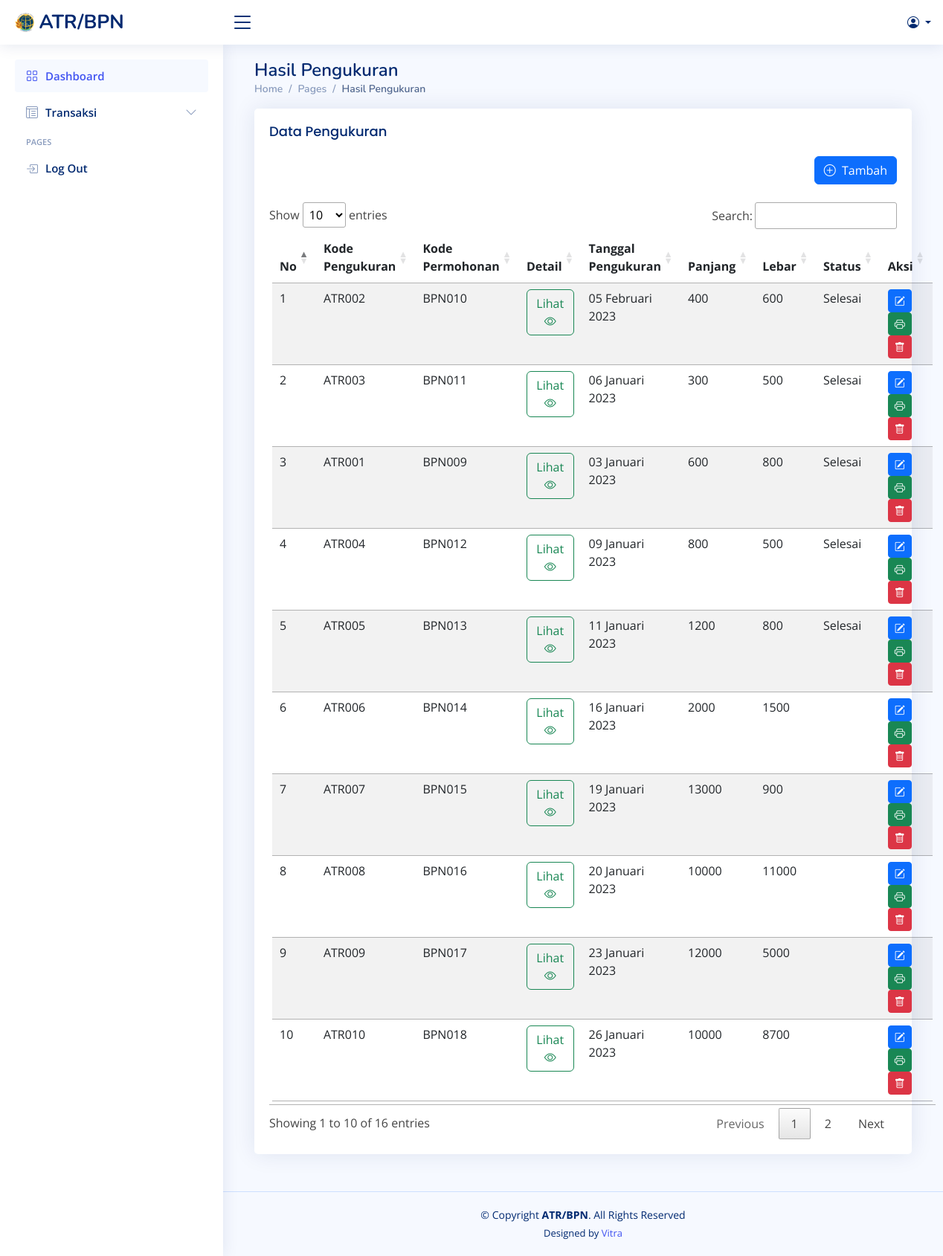
/index.php/hasilpengukuran/hasilpengukuran, run on the app's committed database.
### tables this page shows
CREATE TABLE `pengukuran` (
  `id_pengukuran` int(11) NOT NULL,
  `kode_ukur` varchar(10) NOT NULL,
  `kode_permohonan` varchar(10) NOT NULL,
  `id_pemohon` int(11) NOT NULL,
  `id_pegawai` int(11) NOT NULL,
  `tgl_pengukuran` date NOT NULL,
  `waktu` varchar(20) NOT NULL
);

CREATE TABLE `permohonan` (
  `id_permohonan` int(11) NOT NULL,
  `kode_permohonan` varchar(10) NOT NULL,
  `id_pemohon` int(11) NOT NULL,
  `alamat` varchar(50) NOT NULL,
  `kelurahan` varchar(50) NOT NULL,
  `kecamatan` varchar(40) NOT NULL,
  `telp` varchar(20) NOT NULL,
  `tgl_permohonan` date NOT NULL,
  `tgl_pendaftaran` timestamp NULL DEFAULT NULL
);

CREATE TABLE `hasil` (
  `id_hasil` int(11) NOT NULL,
  `kode_ukur` varchar(10) NOT NULL,
  `kode_hasil` varchar(15) NOT NULL,
  `panjang` double NOT NULL,
  `lebar` double NOT NULL,
  `nama_berkas` varchar(255) NOT NULL
);

CREATE TABLE `statusdoc` (
  `kode` varchar(10) NOT NULL,
  `status` varchar(20) NOT NULL
);

### application/controllers/hasilpengukuran/HasilPengukuran.php (called while the page is built, shortened)
<?php
class HasilPengukuran extends CI_Controller {
    public function index() {
        $data['title'] = "Hasil Pengukuran" ;
        $data['pengukuran'] = $this->db->query(
            "SELECT pk.id_pengukuran,pk.kode_ukur,pr.kode_permohonan,pr.alamat,pr.kelurahan,pr.kecamatan,p.telp as hp,p.nama_pemohon,pg.nama_pegawai,pg.telp,pk.tgl_pengukuran,s.status,h.kode_hasil,h.panjang,h.lebar,h.nama_berkas,h.id_hasil FROM pengukuran pk left join permohonan pr on pr.kode_permohonan = pk.kode_permohonan left join pemohon p on p.id_pemohon = pk.id_pemohon left join pegawai pg on pg.id_pegawai = pk.id_pegawai LEFT JOIN hasil h on h.kode_ukur = pk.kode_ukur Left Join statusdoc s on s.kode = h.kode_hasil;")->result();
        $this->load->view('header',$data);
        $this->load->view('navbar');
        $this->load->view('hasilpengukuran/hasilpengukuran',$data);
        $this->load->view('footer',$data);
    }
}
function tgl_indo($tanggal){
	$bulan = array (
		1 =>   'Januari',
		'Februari',
		'Maret',
		'April',
		'Mei',
		'Juni',
		'Juli',
		'Agustus',
		'September',
		'Oktober',
		'November',
		'Desember'
	);
	$pecahkan = explode('-', $tanggal);
	return $pecahkan[2] . ' ' . $bulan[ (int)$pecahkan[1] ] . ' ' . $pecahkan[0];
}

### index.php (called while the page is built, shortened)
<?php
require_once BASEPATH.'core/CodeIgniter.php';

### application/views/hasilpengukuran/hasilpengukuran.php (the view, shortened to what this page needs)
<main id="main" class="main">
<div class="pagetitle">
  <h1><?= $title ?></h1>
  <nav>
    <ol class="breadcrumb">
      <li class="breadcrumb-item"><a href="index.html">Home</a></li>
      <li class="breadcrumb-item">Pages</li>
      <li class="breadcrumb-item active"><?= $title ?></li>
    </ol>
  </nav>
</div>
<section class="section">
  <div class="row">
    <div class="col-lg-12">
      <div class="card" >
        <div class="card-body">
          <h5 class="card-title">Data Pengukuran</h5>
          <table class="p-1 table table-striped dataTable-wrapper dataTable-loading no-footer sortable searchable fixed-columns" id="table_id" width="100%">
          <div class="float-end mb-4">
			    <a href="<?= base_url('hasilpengukuran/hasilpengukuran/tambahData');?>" class="btn btn-primary"><i class="bi bi-plus-circle"></i></i>&nbsp;&nbsp;Tambah</a>
			    </div>
          <thead>
            <tr>
                <th>No</th>
                <th>Kode Pengukuran</th>
                <th>Kode Permohonan</th>
                <th>Detail</th>
                <th>Tanggal Pengukuran</th>
                <th>Panjang</th>
                <th>Lebar</th>
                <th>Status</th>
                <th>Aksi</th>
            </tr>
          </thead>
          <tbody>
            <?php $no=1; foreach($pengukuran as $p) : ?>
            <tr>
              <td><?= $no++ ?></td>
              <td><?= $p->kode_ukur ?></td>
              <td><?= $p->kode_permohonan ?></td>
              <td><button type="button" class="btn btn-outline-success lihat" id="show" data-id="<?= $p->id_pengukuran?>" data-nama="<?= $p->nama_pemohon?>" data-alamat="<?= $p->alamat?>" data-kelurahan="<?= $p->kelurahan?>" data-kecamatan="<?= $p->kecamatan?>" data-telp="<?= $p->hp?>"  data-bs-toggle="modal" data-bs-target="#largeModal">Lihat <i class="bi bi-eye"></i></button></td>
              <td><?= tgl_indo($p->tgl_pengukuran) ?></td>
              <td><?= $p->panjang?></td>
              <td><?= $p->lebar?></td>
              <td><?= $p->status ?></td>
              <td>
              <a href="<?php echo base_url('hasilpengukuran/hasilpengukuran/updateData/'.$p->kode_ukur);?>" class="btn btn-sm btn-primary"><i class="bi bi-pencil-square"></i></a>
              <a href="<?php echo base_url('hasilpengukuran/hasilpengukuran/cetakHasil/'.$p->kode_ukur);?>" class="btn btn-sm btn-success"><i class="bi bi-printer"></i></a>
              <a onclick="return confirm('Apakah Anda Yakin Menghapus Data Ini ?')" href="<?php echo base_url('hasilpengukuran/hasilpengukuran/deleteData/'.$p->kode_hasil);?>" class="btn btn-sm btn-danger"><i class="bi bi-trash"></i></a>
              </td>
            </tr>
            <?php endforeach; ?>
          </tbody>
          </table>
        </div>
      </div>
    </div>
  </div>
</section>
</main>
</div>

### assets/css/style.css (style rules this page uses)
:root { scroll-behavior: smooth; }
body { font-family: "Open Sans", sans-serif; background: #f6f9ff; color: #444444; }
a { color: #4154f1; text-decoration: none; }
h1, h2, h3, h4, h5, h6 { font-family: "Nunito", sans-serif; }
#main { margin-top: 60px; padding: 20px 30px; transition: all 0.3s; }
.pagetitle { margin-bottom: 10px; }
.pagetitle h1 { font-size: 24px; margin-bottom: 0; font-weight: 600; color: #012970; }
.card { margin-bottom: 30px; border: none; border-radius: 5px; box-shadow: 0px 0 30px rgba(1, 41, 112, 0.1); }
.card-title { padding: 20px 0 15px 0; font-size: 18px; font-weight: 500; color: #012970; font-family: "Poppins", sans-serif; }
.card-body { padding: 0 20px 20px 20px; }
.breadcrumb { font-size: 14px; font-family: "Nunito", sans-serif; color: #899bbd; font-weight: 600; }
.breadcrumb a { color: #899bbd; transition: 0.3s; }
.breadcrumb .breadcrumb-item::before { color: #899bbd; }
.breadcrumb .active { color: #51678f; font-weight: 600; }
@media (min-width: 1200px) { #main, #footer { margin-left: 300px; } }

### data on the page
pengukuran: kode_ukur "ATR002", permohonan.kode_permohonan "BPN010", tgl_pengukuran "05 Februari 2023", hasil.panjang "400", hasil.lebar "600", statusdoc.status "Selesai"
pengukuran: kode_ukur "ATR003", permohonan.kode_permohonan "BPN011", tgl_pengukuran "06 Januari 2023", hasil.panjang "300", hasil.lebar "500", statusdoc.status "Selesai"
pengukuran: kode_ukur "ATR001", permohonan.kode_permohonan "BPN009", tgl_pengukuran "03 Januari 2023", hasil.panjang "600", hasil.lebar "800", statusdoc.status "Selesai"
pengukuran: kode_ukur "ATR004", permohonan.kode_permohonan "BPN012", tgl_pengukuran "09 Januari 2023", hasil.panjang "800", hasil.lebar "500", statusdoc.status "Selesai"
pengukuran: kode_ukur "ATR005", permohonan.kode_permohonan "BPN013", tgl_pengukuran "11 Januari 2023", hasil.panjang "1200", hasil.lebar "800", statusdoc.status "Selesai"
pengukuran: kode_ukur "ATR006", permohonan.kode_permohonan "BPN014", tgl_pengukuran "16 Januari 2023", hasil.panjang "2000", hasil.lebar "1500"
pengukuran: kode_ukur "ATR007", permohonan.kode_permohonan "BPN015", tgl_pengukuran "19 Januari 2023", hasil.panjang "13000", hasil.lebar "900"
pengukuran: kode_ukur "ATR008", permohonan.kode_permohonan "BPN016", tgl_pengukuran "20 Januari 2023", hasil.panjang "10000", hasil.lebar "11000"
pengukuran: kode_ukur "ATR009", permohonan.kode_permohonan "BPN017", tgl_pengukuran "23 Januari 2023", hasil.panjang "12000", hasil.lebar "5000"
pengukuran: kode_ukur "ATR010", permohonan.kode_permohonan "BPN018", tgl_pengukuran "26 Januari 2023", hasil.panjang "10000", hasil.lebar "8700"

### other printed values
$title "Hasil Pengukuran"
